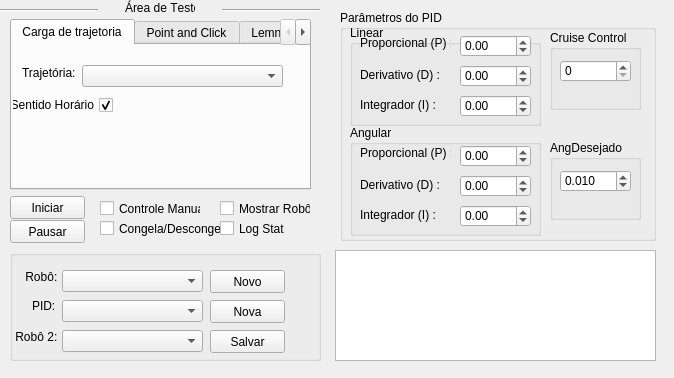
<?xml version="1.0" encoding="UTF-8"?>
<ui version="4.0">
 <class>PIDCalib</class>
 <widget class="QWidget" name="PIDCalib">
  <property name="geometry">
   <rect>
    <x>0</x>
    <y>0</y>
    <width>674</width>
    <height>378</height>
   </rect>
  </property>
  <property name="mouseTracking">
   <bool>true</bool>
  </property>
  <property name="focusPolicy">
   <enum>Qt::NoFocus</enum>
  </property>
  <property name="windowTitle">
   <string>PIDCalib</string>
  </property>
  <widget class="QLabel" name="label_14">
   <property name="geometry">
    <rect>
     <x>125</x>
     <y>0</y>
     <width>70</width>
     <height>16</height>
    </rect>
   </property>
   <property name="font">
    <font>
     <weight>50</weight>
     <italic>false</italic>
     <bold>false</bold>
     <underline>false</underline>
     <strikeout>false</strikeout>
     <stylestrategy>PreferDefault</stylestrategy>
     <kerning>false</kerning>
    </font>
   </property>
   <property name="autoFillBackground">
    <bool>false</bool>
   </property>
   <property name="text">
    <string>Área de Teste</string>
   </property>
  </widget>
  <widget class="Line" name="line_4">
   <property name="geometry">
    <rect>
     <x>0</x>
     <y>0</y>
     <width>98</width>
     <height>20</height>
    </rect>
   </property>
   <property name="font">
    <font>
     <weight>50</weight>
     <bold>false</bold>
    </font>
   </property>
   <property name="orientation">
    <enum>Qt::Horizontal</enum>
   </property>
  </widget>
  <widget class="Line" name="line_5">
   <property name="geometry">
    <rect>
     <x>222</x>
     <y>0</y>
     <width>98</width>
     <height>20</height>
    </rect>
   </property>
   <property name="font">
    <font>
     <weight>50</weight>
     <bold>false</bold>
    </font>
   </property>
   <property name="orientation">
    <enum>Qt::Horizontal</enum>
   </property>
  </widget>
  <widget class="QTabWidget" name="tabWidget">
   <property name="enabled">
    <bool>true</bool>
   </property>
   <property name="geometry">
    <rect>
     <x>10</x>
     <y>19</y>
     <width>301</width>
     <height>171</height>
    </rect>
   </property>
   <property name="tabShape">
    <enum>QTabWidget::Rounded</enum>
   </property>
   <property name="currentIndex">
    <number>0</number>
   </property>
   <widget class="QWidget" name="tabTraj">
    <attribute name="title">
     <string>Carga de trajetoria</string>
    </attribute>
    <widget class="QComboBox" name="trajComboBox">
     <property name="geometry">
      <rect>
       <x>70</x>
       <y>20</y>
       <width>201</width>
       <height>22</height>
      </rect>
     </property>
    </widget>
    <widget class="QLabel" name="label_12">
     <property name="geometry">
      <rect>
       <x>10</x>
       <y>20</y>
       <width>61</width>
       <height>16</height>
      </rect>
     </property>
     <property name="text">
      <string>Trajetória:</string>
     </property>
    </widget>
    <widget class="QCheckBox" name="clockwiseCheckBoxTraj">
     <property name="geometry">
      <rect>
       <x>0</x>
       <y>50</y>
       <width>101</width>
       <height>20</height>
      </rect>
     </property>
     <property name="layoutDirection">
      <enum>Qt::RightToLeft</enum>
     </property>
     <property name="text">
      <string>Sentido Horário</string>
     </property>
     <property name="checked">
      <bool>true</bool>
     </property>
    </widget>
   </widget>
   <widget class="QWidget" name="tabPointAndClick">
    <attribute name="title">
     <string>Point and Click</string>
    </attribute>
    <widget class="QLabel" name="label_15">
     <property name="geometry">
      <rect>
       <x>10</x>
       <y>0</y>
       <width>181</width>
       <height>21</height>
      </rect>
     </property>
     <property name="text">
      <string>Selecione um ponto na imagem</string>
     </property>
    </widget>
   </widget>
   <widget class="QWidget" name="tabLemniscata">
    <attribute name="title">
     <string>Lemniscata</string>
    </attribute>
    <widget class="QLabel" name="label_17">
     <property name="geometry">
      <rect>
       <x>10</x>
       <y>35</y>
       <width>47</width>
       <height>13</height>
      </rect>
     </property>
     <property name="text">
      <string>Período :</string>
     </property>
    </widget>
    <widget class="QLabel" name="radiusLabelLemniscata">
     <property name="geometry">
      <rect>
       <x>250</x>
       <y>75</y>
       <width>47</width>
       <height>13</height>
      </rect>
     </property>
     <property name="text">
      <string>0</string>
     </property>
    </widget>
    <widget class="QSlider" name="radiusSliderLemniscata">
     <property name="geometry">
      <rect>
       <x>70</x>
       <y>75</y>
       <width>171</width>
       <height>22</height>
      </rect>
     </property>
     <property name="maximum">
      <number>100</number>
     </property>
     <property name="orientation">
      <enum>Qt::Horizontal</enum>
     </property>
    </widget>
    <widget class="QSlider" name="periodSliderLemniscata">
     <property name="geometry">
      <rect>
       <x>70</x>
       <y>35</y>
       <width>171</width>
       <height>22</height>
      </rect>
     </property>
     <property name="maximum">
      <number>100</number>
     </property>
     <property name="orientation">
      <enum>Qt::Horizontal</enum>
     </property>
    </widget>
    <widget class="QLabel" name="periodLabelLemniscata">
     <property name="geometry">
      <rect>
       <x>250</x>
       <y>35</y>
       <width>47</width>
       <height>13</height>
      </rect>
     </property>
     <property name="text">
      <string>0</string>
     </property>
    </widget>
    <widget class="QLabel" name="label_18">
     <property name="geometry">
      <rect>
       <x>10</x>
       <y>75</y>
       <width>47</width>
       <height>13</height>
      </rect>
     </property>
     <property name="text">
      <string> Raio :</string>
     </property>
    </widget>
    <widget class="QCheckBox" name="clockwiseCheckBoxLemniscata">
     <property name="geometry">
      <rect>
       <x>-28</x>
       <y>110</y>
       <width>131</width>
       <height>17</height>
      </rect>
     </property>
     <property name="layoutDirection">
      <enum>Qt::RightToLeft</enum>
     </property>
     <property name="text">
      <string>Sentido Horário</string>
     </property>
    </widget>
    <widget class="QLabel" name="label_16">
     <property name="geometry">
      <rect>
       <x>10</x>
       <y>0</y>
       <width>281</width>
       <height>21</height>
      </rect>
     </property>
     <property name="text">
      <string>Selecione um ponto na imagem para ser o centro da curva</string>
     </property>
    </widget>
   </widget>
   <widget class="QWidget" name="tabCirculo">
    <attribute name="title">
     <string>Circulo</string>
    </attribute>
    <widget class="QSlider" name="radiusSliderCirculo">
     <property name="geometry">
      <rect>
       <x>70</x>
       <y>75</y>
       <width>171</width>
       <height>22</height>
      </rect>
     </property>
     <property name="maximum">
      <number>100</number>
     </property>
     <property name="orientation">
      <enum>Qt::Horizontal</enum>
     </property>
    </widget>
    <widget class="QSlider" name="periodSliderCirculo">
     <property name="geometry">
      <rect>
       <x>70</x>
       <y>35</y>
       <width>171</width>
       <height>22</height>
      </rect>
     </property>
     <property name="maximum">
      <number>100</number>
     </property>
     <property name="orientation">
      <enum>Qt::Horizontal</enum>
     </property>
    </widget>
    <widget class="QCheckBox" name="clockwiseCheckBoxCirculo">
     <property name="geometry">
      <rect>
       <x>-28</x>
       <y>110</y>
       <width>131</width>
       <height>17</height>
      </rect>
     </property>
     <property name="layoutDirection">
      <enum>Qt::RightToLeft</enum>
     </property>
     <property name="text">
      <string>Sentido Horário</string>
     </property>
    </widget>
    <widget class="QLabel" name="radiusLabelCirculo">
     <property name="geometry">
      <rect>
       <x>250</x>
       <y>75</y>
       <width>47</width>
       <height>13</height>
      </rect>
     </property>
     <property name="text">
      <string>0</string>
     </property>
    </widget>
    <widget class="QLabel" name="label_21">
     <property name="geometry">
      <rect>
       <x>10</x>
       <y>35</y>
       <width>47</width>
       <height>13</height>
      </rect>
     </property>
     <property name="text">
      <string>Período :</string>
     </property>
    </widget>
    <widget class="QLabel" name="periodLabelCirculo">
     <property name="geometry">
      <rect>
       <x>250</x>
       <y>35</y>
       <width>47</width>
       <height>13</height>
      </rect>
     </property>
     <property name="text">
      <string>0</string>
     </property>
    </widget>
    <widget class="QLabel" name="label_22">
     <property name="geometry">
      <rect>
       <x>10</x>
       <y>75</y>
       <width>47</width>
       <height>13</height>
      </rect>
     </property>
     <property name="text">
      <string> Raio :</string>
     </property>
    </widget>
    <widget class="QLabel" name="label_23">
     <property name="geometry">
      <rect>
       <x>10</x>
       <y>0</y>
       <width>281</width>
       <height>21</height>
      </rect>
     </property>
     <property name="text">
      <string>Selecione um ponto na imagem para ser o centro do círculo</string>
     </property>
    </widget>
   </widget>
   <widget class="QWidget" name="tabLinha">
    <attribute name="title">
     <string>Linha</string>
    </attribute>
    <widget class="QCheckBox" name="clockwiseCheckBoxLinha">
     <property name="geometry">
      <rect>
       <x>-4</x>
       <y>60</y>
       <width>131</width>
       <height>17</height>
      </rect>
     </property>
     <property name="layoutDirection">
      <enum>Qt::RightToLeft</enum>
     </property>
     <property name="text">
      <string>Sentido do Moviento</string>
     </property>
    </widget>
    <widget class="QLabel" name="label_24">
     <property name="geometry">
      <rect>
       <x>10</x>
       <y>0</y>
       <width>281</width>
       <height>21</height>
      </rect>
     </property>
     <property name="text">
      <string>Selecione dois pontos na imagem para definir uma linha</string>
     </property>
    </widget>
    <widget class="QLabel" name="sentidoLabelLinha">
     <property name="geometry">
      <rect>
       <x>150</x>
       <y>60</y>
       <width>81</width>
       <height>16</height>
      </rect>
     </property>
     <property name="text">
      <string>Baixo/Esquerda</string>
     </property>
    </widget>
   </widget>
  </widget>
  <widget class="QPushButton" name="stopTestButton">
   <property name="geometry">
    <rect>
     <x>10</x>
     <y>220</y>
     <width>75</width>
     <height>23</height>
    </rect>
   </property>
   <property name="text">
    <string>Pausar</string>
   </property>
  </widget>
  <widget class="QPushButton" name="startTestButton">
   <property name="geometry">
    <rect>
     <x>10</x>
     <y>196</y>
     <width>75</width>
     <height>23</height>
    </rect>
   </property>
   <property name="text">
    <string>Iniciar</string>
   </property>
  </widget>
  <widget class="QCheckBox" name="manualCheckBox">
   <property name="geometry">
    <rect>
     <x>100</x>
     <y>200</y>
     <width>101</width>
     <height>17</height>
    </rect>
   </property>
   <property name="text">
    <string>Controle Manual</string>
   </property>
  </widget>
  <widget class="QCheckBox" name="congelaCheckBox">
   <property name="geometry">
    <rect>
     <x>100</x>
     <y>220</y>
     <width>121</width>
     <height>17</height>
    </rect>
   </property>
   <property name="text">
    <string>Congela/Descongela</string>
   </property>
  </widget>
  <widget class="QCheckBox" name="showCarsCheckBox">
   <property name="geometry">
    <rect>
     <x>220</x>
     <y>200</y>
     <width>91</width>
     <height>17</height>
    </rect>
   </property>
   <property name="text">
    <string>Mostrar Robô</string>
   </property>
  </widget>
  <widget class="QGroupBox" name="groupBox_4">
   <property name="geometry">
    <rect>
     <x>10</x>
     <y>250</y>
     <width>311</width>
     <height>111</height>
    </rect>
   </property>
   <property name="title">
    <string/>
   </property>
   <widget class="QPushButton" name="newRobotButton">
    <property name="geometry">
     <rect>
      <x>200</x>
      <y>20</y>
      <width>75</width>
      <height>23</height>
     </rect>
    </property>
    <property name="text">
     <string>Novo</string>
    </property>
   </widget>
   <widget class="QLabel" name="label">
    <property name="geometry">
     <rect>
      <x>12</x>
      <y>20</y>
      <width>47</width>
      <height>13</height>
     </rect>
    </property>
    <property name="text">
     <string> Robô:</string>
    </property>
   </widget>
   <widget class="QLabel" name="label_2">
    <property name="geometry">
     <rect>
      <x>22</x>
      <y>40</y>
      <width>31</width>
      <height>31</height>
     </rect>
    </property>
    <property name="text">
     <string>PID:</string>
    </property>
    <property name="wordWrap">
     <bool>false</bool>
    </property>
   </widget>
   <widget class="QPushButton" name="newPIDButton">
    <property name="geometry">
     <rect>
      <x>200</x>
      <y>50</y>
      <width>75</width>
      <height>23</height>
     </rect>
    </property>
    <property name="text">
     <string>Nova</string>
    </property>
   </widget>
   <widget class="QComboBox" name="robotComboBox">
    <property name="geometry">
     <rect>
      <x>52</x>
      <y>20</y>
      <width>141</width>
      <height>22</height>
     </rect>
    </property>
    <property name="autoFillBackground">
     <bool>true</bool>
    </property>
   </widget>
   <widget class="QComboBox" name="pidComboBox">
    <property name="geometry">
     <rect>
      <x>52</x>
      <y>50</y>
      <width>141</width>
      <height>22</height>
     </rect>
    </property>
    <property name="autoFillBackground">
     <bool>true</bool>
    </property>
   </widget>
   <widget class="QPushButton" name="saveButton">
    <property name="geometry">
     <rect>
      <x>200</x>
      <y>80</y>
      <width>75</width>
      <height>23</height>
     </rect>
    </property>
    <property name="text">
     <string>Salvar</string>
    </property>
   </widget>
   <widget class="QComboBox" name="robotSecComboBox">
    <property name="enabled">
     <bool>true</bool>
    </property>
    <property name="geometry">
     <rect>
      <x>52</x>
      <y>80</y>
      <width>141</width>
      <height>22</height>
     </rect>
    </property>
    <property name="autoFillBackground">
     <bool>true</bool>
    </property>
   </widget>
   <widget class="QLabel" name="label_3">
    <property name="geometry">
     <rect>
      <x>2</x>
      <y>80</y>
      <width>47</width>
      <height>13</height>
     </rect>
    </property>
    <property name="text">
     <string> Robô 2:</string>
    </property>
   </widget>
  </widget>
  <widget class="QTextBrowser" name="text">
   <property name="geometry">
    <rect>
     <x>335</x>
     <y>250</y>
     <width>321</width>
     <height>111</height>
    </rect>
   </property>
  </widget>
  <widget class="QCheckBox" name="LogStatCheckBox">
   <property name="geometry">
    <rect>
     <x>220</x>
     <y>220</y>
     <width>70</width>
     <height>17</height>
    </rect>
   </property>
   <property name="text">
    <string>Log Stat</string>
   </property>
  </widget>
  <widget class="QGroupBox" name="groupBox_6">
   <property name="geometry">
    <rect>
     <x>340</x>
     <y>10</y>
     <width>316</width>
     <height>231</height>
    </rect>
   </property>
   <property name="title">
    <string>Parâmetros do PID</string>
   </property>
   <widget class="QGroupBox" name="groupBox_2">
    <property name="geometry">
     <rect>
      <x>10</x>
      <y>115</y>
      <width>191</width>
      <height>111</height>
     </rect>
    </property>
    <property name="title">
     <string>Angular</string>
    </property>
    <widget class="QLabel" name="label_11">
     <property name="geometry">
      <rect>
       <x>10</x>
       <y>80</y>
       <width>81</width>
       <height>20</height>
      </rect>
     </property>
     <property name="text">
      <string>Integrador (I) :</string>
     </property>
    </widget>
    <widget class="QDoubleSpinBox" name="DASpinBox">
     <property name="geometry">
      <rect>
       <x>110</x>
       <y>50</y>
       <width>71</width>
       <height>22</height>
      </rect>
     </property>
     <property name="minimum">
      <double>-100.000000000000000</double>
     </property>
     <property name="maximum">
      <double>100.000000000000000</double>
     </property>
    </widget>
    <widget class="QLabel" name="label_9">
     <property name="geometry">
      <rect>
       <x>10</x>
       <y>50</y>
       <width>81</width>
       <height>20</height>
      </rect>
     </property>
     <property name="text">
      <string>Derivativo (D) :</string>
     </property>
    </widget>
    <widget class="QDoubleSpinBox" name="IASpinBox">
     <property name="geometry">
      <rect>
       <x>110</x>
       <y>80</y>
       <width>71</width>
       <height>22</height>
      </rect>
     </property>
     <property name="minimum">
      <double>-100.000000000000000</double>
     </property>
     <property name="maximum">
      <double>100.000000000000000</double>
     </property>
    </widget>
    <widget class="QDoubleSpinBox" name="PASpinBox">
     <property name="geometry">
      <rect>
       <x>110</x>
       <y>20</y>
       <width>71</width>
       <height>22</height>
      </rect>
     </property>
     <property name="minimum">
      <double>-100.000000000000000</double>
     </property>
     <property name="maximum">
      <double>100.000000000000000</double>
     </property>
    </widget>
    <widget class="QLabel" name="label_10">
     <property name="geometry">
      <rect>
       <x>10</x>
       <y>20</y>
       <width>91</width>
       <height>16</height>
      </rect>
     </property>
     <property name="text">
      <string>Proporcional (P) :</string>
     </property>
    </widget>
   </widget>
   <widget class="QGroupBox" name="groupBox">
    <property name="geometry">
     <rect>
      <x>10</x>
      <y>15</y>
      <width>191</width>
      <height>101</height>
     </rect>
    </property>
    <property name="title">
     <string>Linear</string>
    </property>
    <widget class="QLabel" name="label_7">
     <property name="geometry">
      <rect>
       <x>10</x>
       <y>70</y>
       <width>81</width>
       <height>20</height>
      </rect>
     </property>
     <property name="text">
      <string>Integrador (I) :</string>
     </property>
    </widget>
    <widget class="QLabel" name="label_6">
     <property name="geometry">
      <rect>
       <x>10</x>
       <y>40</y>
       <width>81</width>
       <height>20</height>
      </rect>
     </property>
     <property name="text">
      <string>Derivativo (D) :</string>
     </property>
    </widget>
    <widget class="QLabel" name="label_5">
     <property name="geometry">
      <rect>
       <x>10</x>
       <y>10</y>
       <width>91</width>
       <height>16</height>
      </rect>
     </property>
     <property name="text">
      <string>Proporcional (P) :</string>
     </property>
    </widget>
    <widget class="QDoubleSpinBox" name="DLSpinBox">
     <property name="geometry">
      <rect>
       <x>110</x>
       <y>40</y>
       <width>71</width>
       <height>22</height>
      </rect>
     </property>
     <property name="minimum">
      <double>-100.000000000000000</double>
     </property>
     <property name="maximum">
      <double>100.000000000000000</double>
     </property>
    </widget>
    <widget class="QDoubleSpinBox" name="ILSpinBox">
     <property name="geometry">
      <rect>
       <x>110</x>
       <y>70</y>
       <width>71</width>
       <height>22</height>
      </rect>
     </property>
     <property name="minimum">
      <double>-100.000000000000000</double>
     </property>
     <property name="maximum">
      <double>100.000000000000000</double>
     </property>
    </widget>
    <widget class="QDoubleSpinBox" name="PLSpinBox">
     <property name="geometry">
      <rect>
       <x>110</x>
       <y>10</y>
       <width>71</width>
       <height>22</height>
      </rect>
     </property>
     <property name="minimum">
      <double>-100.000000000000000</double>
     </property>
     <property name="maximum">
      <double>100.000000000000000</double>
     </property>
    </widget>
   </widget>
   <widget class="QGroupBox" name="groupBox_5">
    <property name="geometry">
     <rect>
      <x>210</x>
      <y>130</y>
      <width>91</width>
      <height>80</height>
     </rect>
    </property>
    <property name="title">
     <string>AngDesejado</string>
    </property>
    <widget class="QDoubleSpinBox" name="kAngDesSpinBox">
     <property name="geometry">
      <rect>
       <x>10</x>
       <y>30</y>
       <width>71</width>
       <height>22</height>
      </rect>
     </property>
     <property name="decimals">
      <number>3</number>
     </property>
     <property name="maximum">
      <double>1000.000000000000000</double>
     </property>
     <property name="value">
      <double>0.010000000000000</double>
     </property>
    </widget>
   </widget>
   <widget class="QGroupBox" name="groupBox_3">
    <property name="geometry">
     <rect>
      <x>210</x>
      <y>20</y>
      <width>91</width>
      <height>80</height>
     </rect>
    </property>
    <property name="title">
     <string>Cruise Control</string>
    </property>
    <widget class="QDoubleSpinBox" name="velSpinBox">
     <property name="geometry">
      <rect>
       <x>10</x>
       <y>30</y>
       <width>71</width>
       <height>22</height>
      </rect>
     </property>
     <property name="decimals">
      <number>0</number>
     </property>
     <property name="maximum">
      <double>1000.000000000000000</double>
     </property>
    </widget>
   </widget>
  </widget>
 </widget>
 <layoutdefault spacing="6" margin="11"/>
 <resources/>
 <connections/>
</ui>
